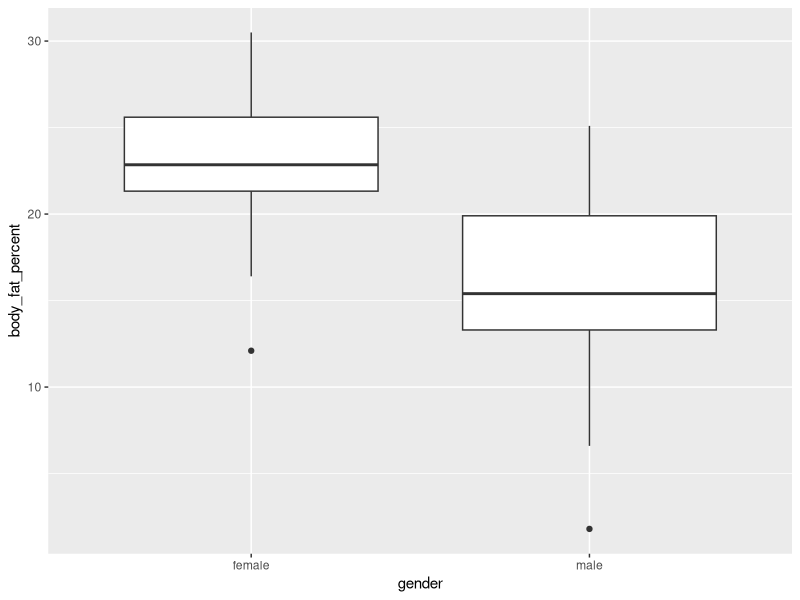

The R script that drew this image:
## ---- chunk 1
rm(list = ls())
library(tidyverse)
library(here)
bodyfat <- read.csv(here("Data/body_fat_percentage.csv"))

bodyfat$gender <- 
  as.factor(bodyfat$gender)
levels(bodyfat$gender)
## ---- chunk 2
ggplot(bodyfat, aes(y = body_fat_percent, x = gender)) +
  geom_boxplot()
## ---- chunk 3
bodyfat |> 
  group_by(gender) |>
  summarise(mean = mean(body_fat_percent, na.rm = T),
            sd = sd(body_fat_percent, na.rm = T))
## ---- chunk 4
t.test(body_fat_percent ~ gender, data = bodyfat)
